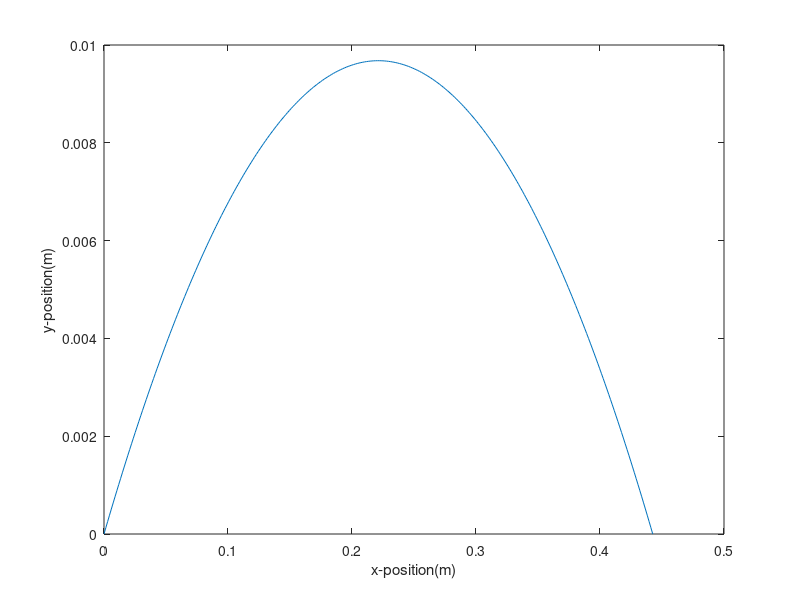

MATLAB code to generate this figure:
clear all;
close all;
clc;
%get inputs
theta = input('Enter the initial angle: ');
v0 = input('Enter the initial airspeed: ');
g = -9.81;
%find time projectile hits ground
t = -2*v0*sind(theta)/g;
%calculate x and y position
t = linspace(0,t,300);
x = v0*cosd(theta)*t;
y = 0.5*g*t.^2 + v0*sind(theta)*t;
plot(x,y)
xlabel('x-position(m)')
ylabel('y-position(m)')